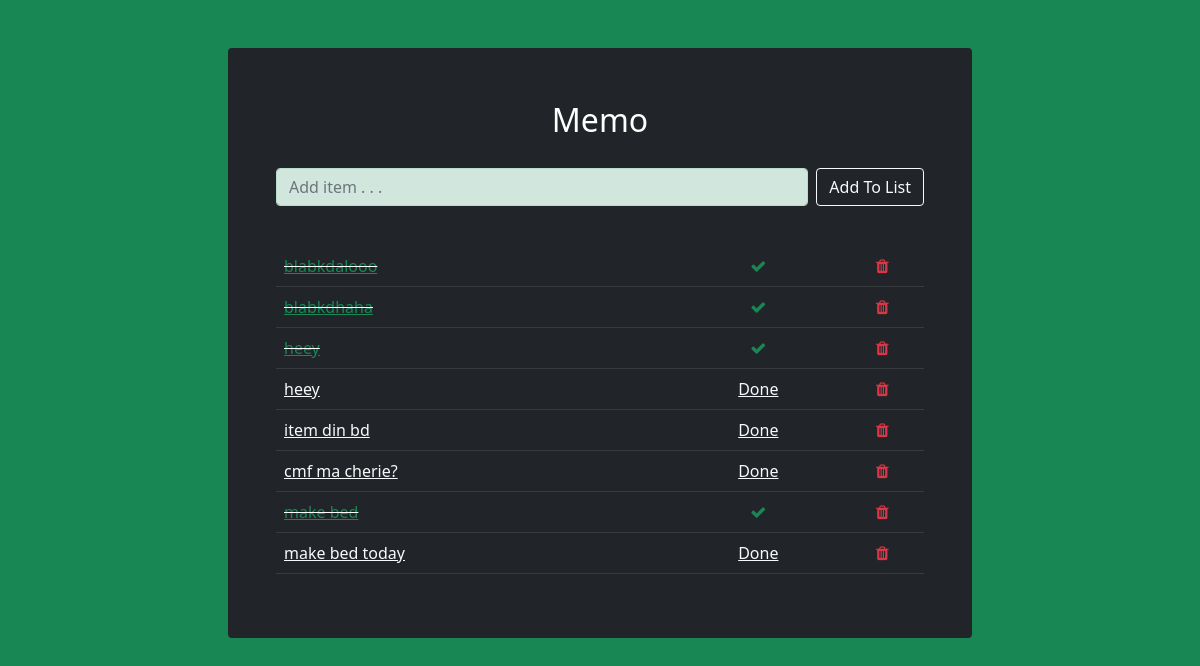
The page /memo/ on the database as committed earlier.
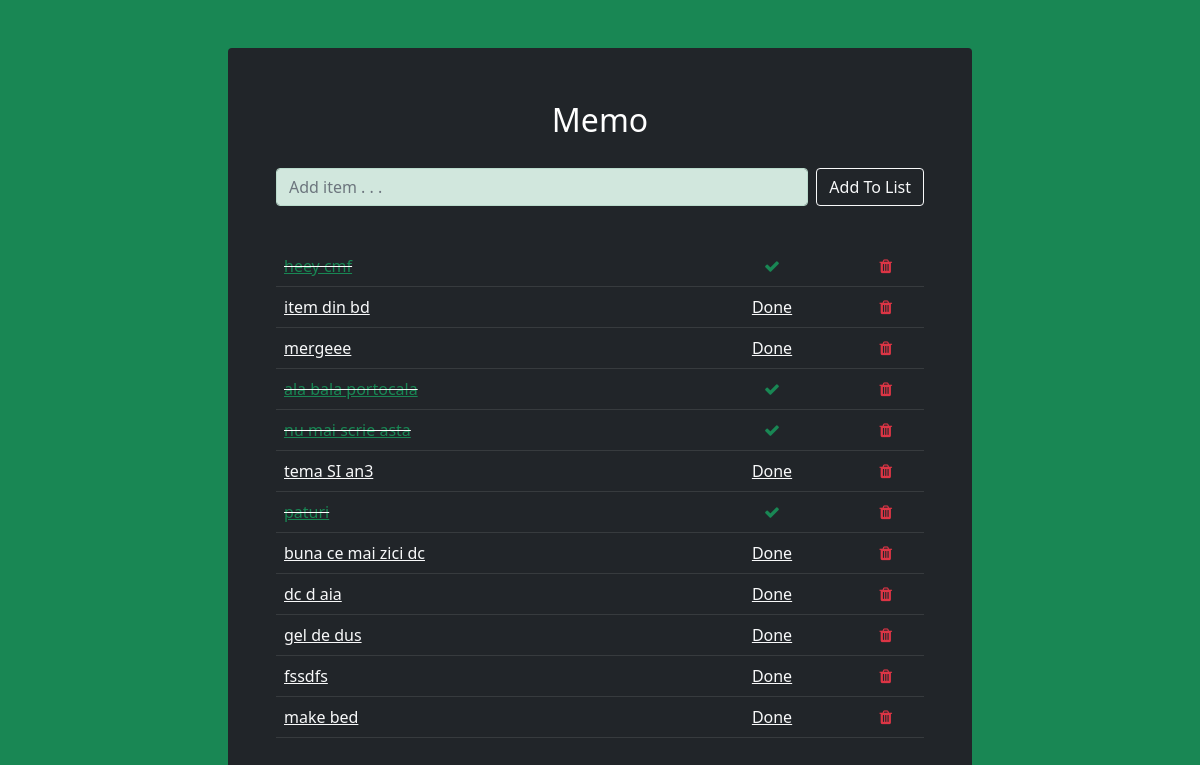
The same page on the database as committed later.
### memo_list/models.py (models this page shows, shortened)
class List(models.Model):
    item = models.CharField(max_length=200)
    completed = models.BooleanField(default=False)

### memo_list/views.py (the view)
# urls.py: path('', views.addItem, name="addItem"),
def addItem(request):
    if request.method == 'POST':
        form = ListForm(request.POST or None)
        if form.is_valid():
            form.save()
            all_items = List.objects.all
            messages.success(request,('Item has been added to memo list!'))
            return render(request, 'home.html', {'all_items': all_items})
    else:
        all_items = List.objects.all
        return render(request, 'home.html', {'all_items': all_items})

### memo_list/templates/home.html (shortened to what this page needs)
{% extends 'base.html' %}
{% block content %}
    <div class="container col-sm-8 mt-5 bg-dark p-5 rounded">
        <p class="text-center text-white fs-2">Memo</p>
        <form class="d-flex flex-row h-50 mt-4" method="POST">
            <div class="input-group mb-3">
                <input class="form-control alert-success rounded" type="text" placeholder="Add item . . ." aria-label="item" name="item">
                <button class="btn btn-outline-light ms-2 rounded" type="submit">Add To List</button>
            </div>
        </form>
        <br/>
        {% if all_items %}
            <table class="table table-dark table-responsive-sm">
            {% for things in all_items %}
                {% if things.completed %}
                    <tr>
                        <td class="striker"><a class="link-success" href="{% url 'edit' things.id %}" data-bs-toggle="tooltip" title="Edit item">{{ things.item }}</a></td>
                        <td style="height: 2%"><center><a class="link-success" href="{% url 'markAsIncomplete' things.id %}" data-bs-toggle="tooltip" title="Mark item as incomplete"><i class="fa fa-check"></a></center></td>
                        <td><center><a class="link-danger" href="{% url 'deleteItem' things.id %}" data-bs-toggle="tooltip" data-bs-placement="right" title="Delete item from memo list"><i class="fa fa-trash" ></i></a></center></td>
                    </tr>
                {% else %}
                    <tr>
                        <td><a class="link-light" href="{% url 'edit' things.id %}" data-bs-toggle="tooltip" title="Edit item">{{ things.item }}</a></td>
                        <td><center><a class="link-light" href="{% url 'markAsComplete' things.id %}" data-bs-toggle="tooltip" title="Mark item as done">Done</i></a></center></td>
                        <td><center><a class="link-danger" href="{% url 'deleteItem' things.id %}" data-bs-toggle="tooltip" title="Delete item from memo list"><i class="fa fa-trash" ></a></center></td>
                    </tr>
                {% endif %}
            {% endfor %}
            </table>
        {% endif %}
    </div>
{% endblock %}

### memo_list/templates/base.html (shortened to what this page needs)
<!doctype html>
{% load static %}
<html lang="en">
  <head>
    <link href="https://cdn.jsdelivr.net/npm/bootstrap@5.0.0-beta1/dist/css/bootstrap.min.css" rel="stylesheet">
    <link href="{% static 'css/css_app.css' %}" rel="stylesheet" >
    <link rel="stylesheet" href="https://cdnjs.cloudflare.com/ajax/libs/font-awesome/4.7.0/css/font-awesome.min.css">
  </head>
  <body class="bg-success">
      <div class="container">
        {% block content %}
        {% endblock %}
      </div>
  </body>
</html>

### static/css/css_app.css (style rules this page uses)
.striker { text-decoration: line-through; }

Rows that differ between the two databases and show on the page:
removed List: item "blabkdalooo"
removed List: item "blabkdhaha"
removed List: item "heey"
removed List: item "cmf ma cherie?"
removed List: item "make bed today"
changed List: item "heey" → "heey cmf"
added List: item "mergeee"
added List: item "ala bala portocala"
added List: item "nu mai scrie asta"
added List: item "tema SI an3"
added List: item "paturi"
added List: item "buna ce mai zici dc"
added List: item "dc d aia"
added List: item "gel de dus"
added List: item "fssdfs"
